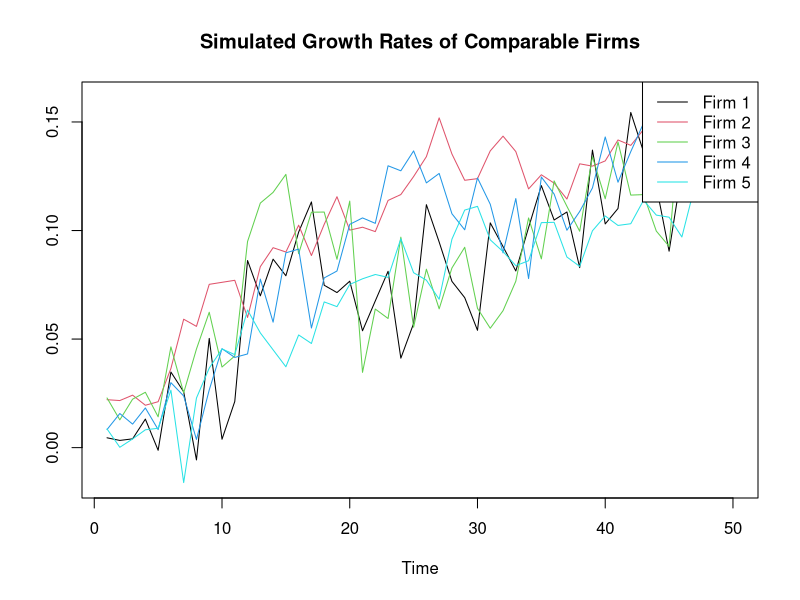

Reproduce this figure in R.
# simulating financial growth rates for Monte Carlo Simulations


coefficient_generator <- function(p, 
                                  K, 
                                  d_min = 0.2, 
                                  d_max = 0.4, 
                                  off_d_mean = 0.02, 
                                  off_d_sd=0.01){
  #' Creates a list of p many K x K VAR coefficient matrices, which decay with increasing lags p.
  #' 
  #' Parameters:
  #' - p (scalar): How many lags are included.
  #' - K (scalar): How many variables are included.
  #' - d_min (scalar): Minimum of the diagonal elements in the coefficient matrix.
  #' - d_max (scalar): Maximum of the diagonal elements in the coefficient matrix.
  #' - off_d_mean (scalar): Mean of off-diagonal elements in the coefficient matrix.
  #' - off_d_sd (scalar): Standard deviation of off-diagonal elements in the coefficient matrix.
  #' 
  #' Returns:
  #' - A list of VAR coefficient matrices.

  A_list <- vector("list", p)
  for (i in 1:p) {
    
    diag_min <- d_min / i
    diag_max <- d_max / i
    off_diag_mean <- off_d_mean / i
    off_diag_sd   <- off_d_sd / i
    
    A_raw <- matrix(0, nrow=K, ncol=K)
    
    # persisting diagonal elements:
    diag(A_raw) <- runif(K, min=diag_min, max=diag_max)
    
    # off-diagonal elements:
    for (r in 1:K) {
      for (col in 1:K) {
        if (r != col) {
          A_raw[r, col] <- rnorm(1, mean=off_diag_mean, sd=off_diag_sd) 
        }
      }
    }
    # check eigenvalues for stability: If max eigenvalue >= 1, scale down
    eigenvals <- eigen(A_raw)$values
    if (max(Mod(eigenvals)) >= 1) {
      scale_factor <- 1.1 * max(Mod(eigenvals))
      A_raw <- A_raw / scale_factor
    }
    
    A_list[[i]] <- A_raw
  }
  return(A_list)
}


eps_generator <- function(K, 
                          T, 
                          shock_diag_min = 0.5, 
                          shock_diag_max = 0.85, 
                          mean_vola = 0.2, 
                          sd_vola = 0.005){
  #' Simulates the shocks of the VAR model, epsilon.
  #' 
  #' Parameters:
  #' - K (scalar): How many variables are included.
  #' - T (scalar): How many observations are going to be simulated.
  #' - shock_diag_min (scalar): Minimum of the off diagonal element in Rho.
  #' - shock_diag_max (scalar): Maximum of the off diagonal element in Rho.
  #' - mean_vola (scalar): Mean of the firms volatility.
  #' - sd_vola (scalar): Standard deviation of the firms volatility.
  #' 
  #' Returns:
  #' - A T*K matrix containing our simulation epsilons.
  
  Rho <- matrix(0, nrow = K, ncol = K)
  
  diag(Rho) <- 1
  
  # Off-diagonal: random draws only for upper triangle, then mirror
  for (r in 1:(K-1)) {
    for (col in (r+1):K) {
      x <- runif(1, min = shock_diag_min, max = shock_diag_max)
      Rho[r, col] <- x
      Rho[col, r] <- x
    }
  }
  
  # Set standard deviations: assume the leading firm has slightly lower volatility
  sd_vec <-  rnorm(K, mean = mean_vola, sd = sd_vola) 
  Sigma <- diag(sd_vec) %*% Rho %*% diag(sd_vec)
  
  # We must generate normal random vectors with covariance Sigma.
  # Without external libraries, we can use a Cholesky decomposition:
  cholSigma <- chol(Sigma)
  Z <- matrix(rnorm(T*K), T, K)
  eps <- Z %*% cholSigma  # eps now has covariance Sigma
  
  return(eps)
}


sim_y <- function(K, 
                  p, 
                  T,
                  avg_growth_mean = 0.015,
                  avg_growth_sd = 0.01,
                  d_min_coef = 0.2, 
                  d_max_coef = 0.4, 
                  off_d_mean_coef = 0.02, 
                  off_d_sd_coef=0.01,
                  diag_min_shock = 0.001, 
                  diag_max_shock = 0.4, 
                  mean_vola_shock = 0.02, 
                  sd_vola_shock = 0.005){
  #' Creates T simulations of a K*1 vector y of a VAR(p) process.
  #' 
  #' Parameters:
  #' - K (scalar): How many variables are included.
  #' - p (scalar): How many lags are included.
  #' - T (scalar): How many observations are going to be simulated.
  #' - avg_growth_mean (scalar): Average growth rate of y.
  #' - avg_growth_sd (scalar): Standard deviation of average growth rate of y.
  #' - d_min_coef (scalar): Minimum of the diagonal elements in the coefficient matrix.
  #' - d_max_coef (scalar): Maximum of the diagonal elements in the coefficient matrix.
  #' - off_d_mean_coef (scalar): Mean of off-diagonal elements in the coefficient matrix.
  #' - off_d_sd_coef (scalar): Standard deviation of off-diagonal elements in the coefficient matrix.
  #' - diag_min_shock (scalar): Minimum of the off diagonal element in Rho.
  #' - diag_max_shock (scalar): Maximum of the off diagonal element in Rho.
  #' - mean_vola_shock (scalar): Mean of the firms volatility.
  #' - sd_vola_shock (scalar): Standard deviation of the firms volatility.
  #' 
  #' Returns:
  #' - K*1 matrix of simulated y's.
  
  # y average growth rate
  c <- rnorm(K, mean = avg_growth_mean, sd = avg_growth_sd)
  
  # compute coefficient matrix A
  A_list <- coefficient_generator(p, K, d_min_coef, d_max_coef, off_d_mean_coef, off_d_sd_coef)
  
  # compute shocks eps
  eps <- eps_generator(K, T, diag_min_shock, diag_max_shock, mean_vola_shock, sd_vola_shock)
  
  # initial p lags
  Y <- matrix(0, nrow = T, ncol = K)
  for (i in 1:p) {
    Y[i,] <- c + rnorm(K, mean = 0, sd = sd_vola_shock)
  }
  
  # generate the series
  for (t in (p+1):T) {
    # compute the VAR component
    Y_t <- c
    for (lag in 1:p) {
      Y_t <- Y_t + A_list[[lag]] %*% Y[t-lag,]
    }
    # add the shock
    Y[t,] <- Y_t + eps[t,]
  }
  
  return(Y)
}

K = 5
p = 5
T = 50
ts.plot(sim_y(K, p, T), col=1:K, main="Simulated Growth Rates of Comparable Firms")
legend("topright", legend=paste("Firm", 1:K), col=1:K, lty=1)
